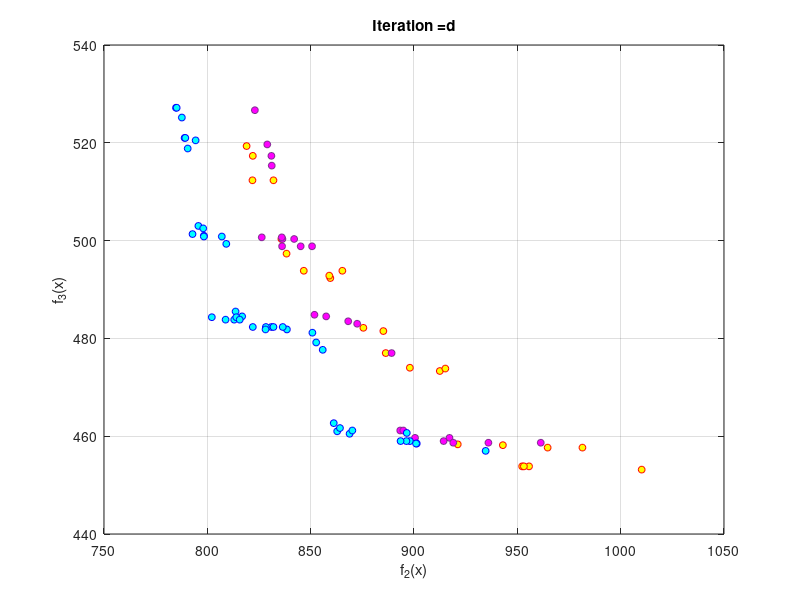

MATLAB code to generate this figure:
function PlotCosts3()

        Input.nsga2=load('nsga2.mat');
        Input.hybrid=load('hybrid.mat');
        Input.moead=load('moead.mat');
        Input.pesa2=load('pesa2.mat');
        Input.spea2=load('spea2.mat');

        empty_individual.bandb=[];
        empty_individual.moead=[];
        empty_individual.nsga2=[];
        empty_individual.pesa2=[];
        empty_individual.spea2=[];
        empty_individual.hybrid=[];
        
        pop=repmat(empty_individual,80,1);
        
        temp1=[Input.nsga2.Output.Paretolist2];
        for i=1:numel(temp1)
            pop(i).nsga2=temp1{i};
        end
        q=[pop.nsga2];
%         x=q(1,:);
        y=q(2,:);
        z=q(3,:);
        %plot3(x,y,z,'or','Markersize',15, 'marker' , '*' ,'markerfacecolor','green' , 'markeredgecolor','green');
        plot(y,z,'or','Markersize',5, 'marker' , 'o' , 'markeredgecolor','red' , 'markerfacecolor','yellow');
%       plot3(EPC(1,:),EPC(2,:),EPC(3,:),'or','Markersize',5,'markerfacecolor','y');
        title(['Iteration =' 100]);
        xlabel('f_2(x)');
        ylabel('f_3(x)'); 
%         zlabel('f_3(x)');
        grid on
        hold on

%         temp2=[Input.hybrid.Output.Paretolist2];
%         for i=1:numel(temp2)
%             pop(i).hybrid=temp2{i};
%         end
%         qq=[pop.hybrid];
%         x=qq(1,:);
%         y=qq(2,:);
%         z=qq(3,:);
%         %plot3(x,y,z,'or','Markersize',6,'markerfacecolor','blue');
%         %plot3(x,y,z,'or','Markersize',12, 'marker' , 'o' ,'markerfacecolor','green' , 'markeredgecolor','red');
%         plot3(x,y,z,'or','Markersize',15, 'marker' , 'o' , 'markeredgecolor','cyan');
%         title(['Iteration =' 100]);
%         xlabel('f_1(x)');
%         ylabel('f_2(x)'); 
%         zlabel('f_3(x)');
%         grid on
%         hold on

%         temp3=[Input.moead.Output.Paretolist2];
%         for i=1:numel(temp3)
%             pop(i).moead=temp3{i};
%         end
%         qqq=[pop.moead];
%         x=qqq(1,:);
%         y=qqq(2,:);
%         z=qqq(3,:);
%         %plot3(x,y,z,'or','Markersize',15, 'marker' , '^' ,'markerfacecolor','green' , 'markeredgecolor','blue');
%         plot3(x,y,z,'or','Markersize',15, 'marker' , '^' , 'markeredgecolor','blue');
%         title(['Iteration =' 100]);
%         xlabel('f_1(x)');
%         ylabel('f_2(x)'); 
%         zlabel('f_3(x)');
%         grid on
%         hold on
        
        temp4=[Input.pesa2.Output.Paretolist2];
        for i=1:numel(temp4)
            pop(i).pesa2=temp4{i};
        end
        qqq1=[pop.pesa2];
%         x=qqq1(1,:);
        y=qqq1(2,:);
        z=qqq1(3,:);
        %plot3(x,y,z,'or','Markersize',15, 'marker' , '^' ,'markerfacecolor','green' , 'markeredgecolor','blue');
        plot(y,z,'or','Markersize',5, 'marker' , 'o' , 'markeredgecolor','#7E2F8E' , 'markerfacecolor','magenta');
%       plot3(EPC(1,:),EPC(2,:),EPC(3,:),'or','Markersize',5,'markerfacecolor','y');
        title(['Iteration =' 100]);
        xlabel('f_2(x)');
        ylabel('f_3(x)'); 
%         zlabel('f_3(x)');
        grid on
        hold on


        temp5=[Input.spea2.Output.Paretolist2];
        for i=1:numel(temp5)
            pop(i).spea2=temp5{i};
        end
        qqq2=[pop.spea2];
%         x=qqq2(1,:);
        y=qqq2(2,:);
        z=qqq2(3,:);
        %plot3(x,y,z,'or','Markersize',15, 'marker' , '^' ,'markerfacecolor','green' , 'markeredgecolor','blue');
        plot(y,z,'or','Markersize',5, 'marker' , 'o' , 'markeredgecolor','blue' , 'markerfacecolor','cyan');
%       plot3(EPC(1,:),EPC(2,:),EPC(3,:),'or','Markersize',5,'markerfacecolor','y');
        title(['Iteration =' 100]);
        xlabel('f_2(x)');
        ylabel('f_3(x)'); 
%         zlabel('f_3(x)');
        grid on
        hold off


        
end